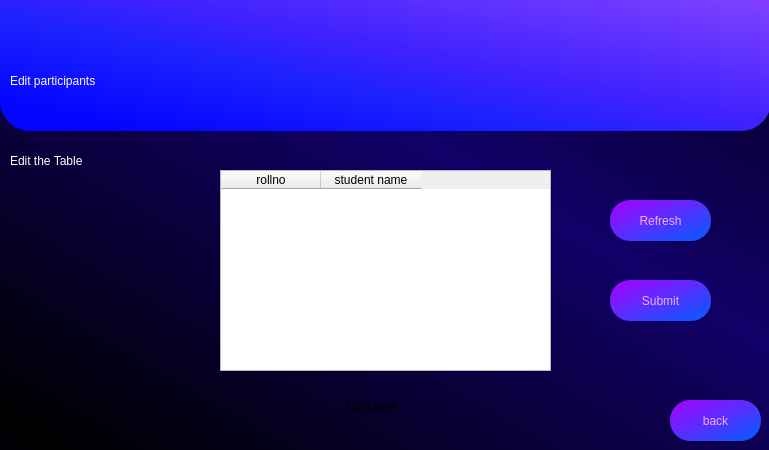
<?xml version="1.0" encoding="UTF-8"?>
<ui version="4.0">
 <class>Dialog</class>
 <widget class="QDialog" name="Dialog">
  <property name="geometry">
   <rect>
    <x>0</x>
    <y>0</y>
    <width>769</width>
    <height>450</height>
   </rect>
  </property>
  <property name="minimumSize">
   <size>
    <width>769</width>
    <height>450</height>
   </size>
  </property>
  <property name="maximumSize">
   <size>
    <width>769</width>
    <height>450</height>
   </size>
  </property>
  <property name="windowTitle">
   <string>Dialog</string>
  </property>
  <property name="styleSheet">
   <string notr="true">QDialog#Dialog{
background-color: qlineargradient(spread:reflect, x1:0.0454545, y1:0.966, x2:0.619, y2:0.386, stop:0 rgba(0, 0, 0, 255), stop:1 rgba(17, 0, 104, 255));
}</string>
  </property>
  <widget class="QLabel" name="label">
   <property name="geometry">
    <rect>
     <x>0</x>
     <y>-30</y>
     <width>771</width>
     <height>161</height>
    </rect>
   </property>
   <property name="styleSheet">
    <string notr="true">background-color: qlineargradient(spread:pad, x1:0.091, y1:0.931955, x2:1, y2:0, stop:0 rgba(3, 3, 255, 255), stop:0.289773 rgba(27, 33, 255, 255), stop:0.482955 rgba(65, 34, 255, 255), stop:0.869318 rgba(124, 64, 255, 255), stop:1 rgba(159, 25, 255, 255));
font: 240pt &quot;Terminal&quot;;
border-radius : 30px</string>
   </property>
   <property name="text">
    <string/>
   </property>
  </widget>
  <widget class="QLabel" name="label_2">
   <property name="geometry">
    <rect>
     <x>10</x>
     <y>40</y>
     <width>641</width>
     <height>81</height>
    </rect>
   </property>
   <property name="styleSheet">
    <string notr="true">font: 75 58pt &quot;Arial&quot;;
color: rgb(255, 255, 255);</string>
   </property>
   <property name="text">
    <string>Edit participants</string>
   </property>
  </widget>
  <widget class="QLabel" name="label_3">
   <property name="geometry">
    <rect>
     <x>10</x>
     <y>140</y>
     <width>601</width>
     <height>41</height>
    </rect>
   </property>
   <property name="styleSheet">
    <string notr="true">font: 75 20pt &quot;Arial&quot;;
color: rgb(255, 255, 255);</string>
   </property>
   <property name="text">
    <string>Edit the Table</string>
   </property>
  </widget>
  <widget class="QPushButton" name="back">
   <property name="geometry">
    <rect>
     <x>670</x>
     <y>400</y>
     <width>91</width>
     <height>41</height>
    </rect>
   </property>
   <property name="styleSheet">
    <string notr="true"> QPushButton{


 color: rgb(246, 172, 255);
 font: 13pt &quot;Aria bold&quot;; 
 background-color: qlineargradient(spread:pad, x1:0.994, y1:1, x2:0, y2:0,     stop:0.0227273 rgba(5, 92, 255, 255), stop:1 rgba(170, 0, 255, 255));
 border-color: rgb(170, 0, 255);
 border-radius : 20px;



}

QPushButton:hover{
 background-color: rgb(170, 85, 255);


}</string>
   </property>
   <property name="text">
    <string>back</string>
   </property>
  </widget>
  <widget class="QTableWidget" name="tableWidget">
   <property name="geometry">
    <rect>
     <x>220</x>
     <y>170</y>
     <width>331</width>
     <height>201</height>
    </rect>
   </property>
   <property name="styleSheet">
    <string notr="true">font: 10pt &quot;Arial&quot;;
</string>
   </property>
   <column>
    <property name="text">
     <string>rollno</string>
    </property>
   </column>
   <column>
    <property name="text">
     <string>student name</string>
    </property>
   </column>
  </widget>
  <widget class="QPushButton" name="submit">
   <property name="geometry">
    <rect>
     <x>610</x>
     <y>280</y>
     <width>101</width>
     <height>41</height>
    </rect>
   </property>
   <property name="styleSheet">
    <string notr="true"> QPushButton{


 color: rgb(246, 172, 255);
 font: 14pt &quot;Arial&quot;; 
 background-color: qlineargradient(spread:pad, x1:0.994, y1:1, x2:0, y2:0,     stop:0.0227273 rgba(5, 92, 255, 255), stop:1 rgba(170, 0, 255, 255));
 border-color: rgb(170, 0, 255);
 border-radius : 20px;



}

QPushButton:hover{
 background-color: rgb(170, 85, 255);


}</string>
   </property>
   <property name="text">
    <string>Submit</string>
   </property>
  </widget>
  <widget class="QPushButton" name="refresh">
   <property name="geometry">
    <rect>
     <x>610</x>
     <y>200</y>
     <width>101</width>
     <height>41</height>
    </rect>
   </property>
   <property name="styleSheet">
    <string notr="true"> QPushButton{


 color: rgb(246, 172, 255);
 font: 14pt &quot;Arial&quot;; 
 background-color: qlineargradient(spread:pad, x1:0.994, y1:1, x2:0, y2:0,     stop:0.0227273 rgba(5, 92, 255, 255), stop:1 rgba(170, 0, 255, 255));
 border-color: rgb(170, 0, 255);
 border-radius : 20px;



}

QPushButton:hover{
 background-color: rgb(170, 85, 255);


}</string>
   </property>
   <property name="text">
    <string>Refresh</string>
   </property>
  </widget>
  <widget class="QLabel" name="message_label">
   <property name="geometry">
    <rect>
     <x>140</x>
     <y>380</y>
     <width>461</width>
     <height>51</height>
    </rect>
   </property>
   <property name="text">
    <string>TextLabel</string>
   </property>
   <property name="alignment">
    <set>Qt::AlignCenter</set>
   </property>
  </widget>
 </widget>
 <resources/>
 <connections/>
</ui>
